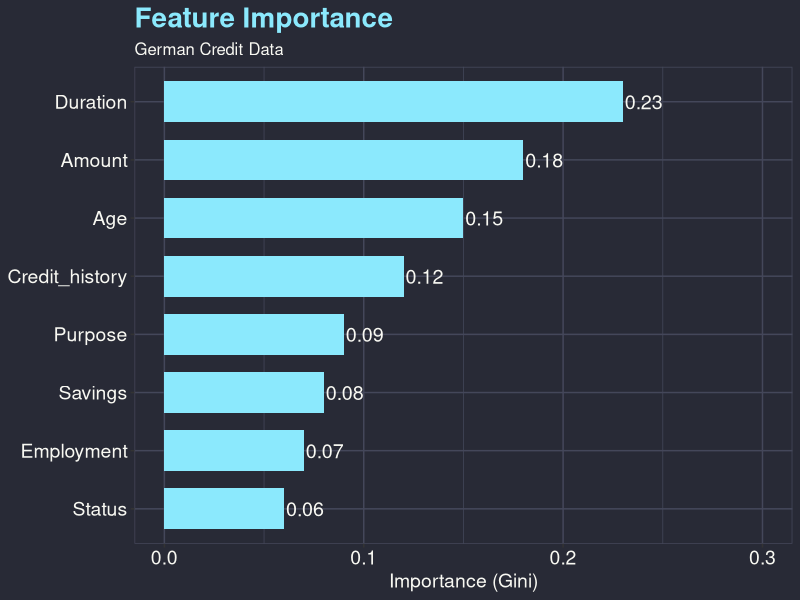
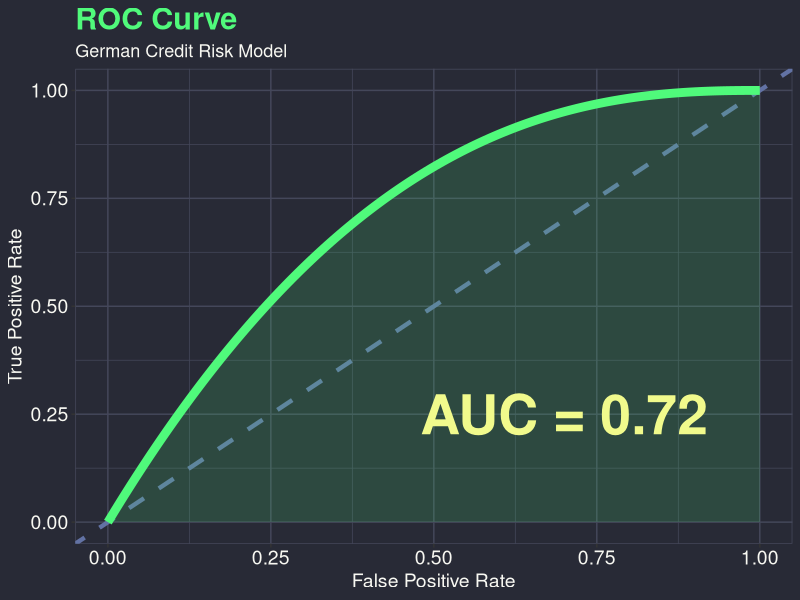
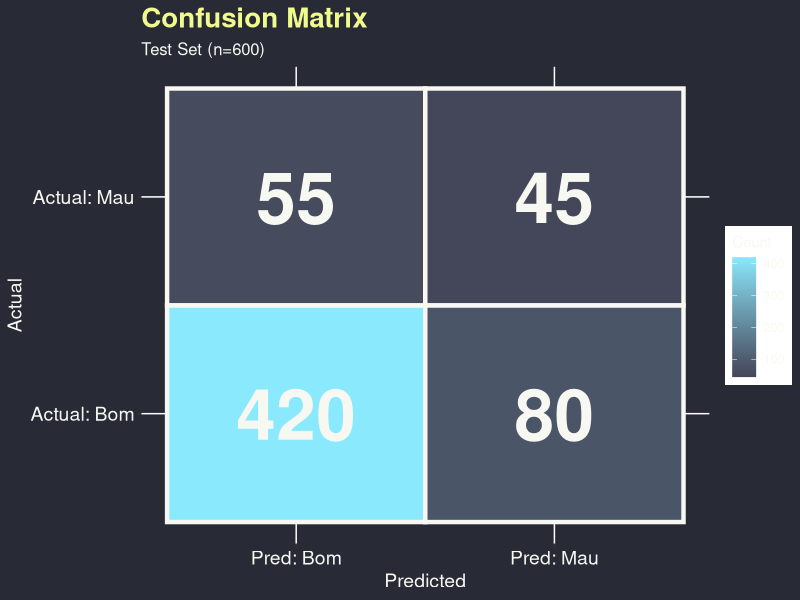

The R source for these figures, in order:
# HIGH CONTRAST plots for dark background

BG <- "#282a36"
BG2 <- "#44475a"
FG <- "#f8f8f2"
CYAN <- "#8be9fd"
YELLOW <- "#f1fa8c"
GREEN <- "#50fa7b"
PINK <- "#ff79c6"

library(ggplot2)

# ============================================================
# PLOT 1: Feature Importance - WHITE TEXT
# ============================================================
importance_df <- data.frame(
  Feature = c("Duration", "Amount", "Age", "Credit_history", "Purpose", 
              "Savings", "Employment", "Status"),
  Value = c(0.23, 0.18, 0.15, 0.12, 0.09, 0.08, 0.07, 0.06)
)

p1 <- ggplot(importance_df, aes(x = reorder(Feature, Value), y = Value)) +
  geom_col(fill = CYAN, width = 0.7) +
  coord_flip() +
  labs(title = "Feature Importance", subtitle = "German Credit Data",
       x = NULL, y = "Importance (Gini)") +
  # White text everywhere!
  theme(
    plot.background = element_rect(fill = BG, color = BG),
    panel.background = element_rect(fill = BG, color = BG2),
    panel.grid.major = element_line(color = BG2),
    panel.grid.minor = element_line(color = BG2),
    # FORCE white text
    text = element_text(color = FG, family = "sans"),
    axis.text = element_text(color = FG, size = 14),
    axis.title = element_text(color = FG, size = 14),
    plot.title = element_text(color = CYAN, size = 20, face = "bold"),
    plot.subtitle = element_text(color = FG, size = 12),
    legend.text = element_text(color = FG),
    legend.title = element_text(color = FG)
  ) +
  # Value labels in white
  geom_text(aes(label = sprintf("%.2f", Value)), 
            hjust = -0.05, color = FG, size = 5) +
  ylim(0, 0.30) +
  xlim(rev(reorder(importance_df$Feature, importance_df$Value)))

ggsave("/home/openclaw/.openclaw/workspace/reveal-cpvbcdd-202501/ciencia-dados/images/feature-importance.png", 
       plot = p1, width = 9, height = 5.5, dpi = 200, bg = BG)

cat("1. Feature Importance saved (white text)\n")

# ============================================================
# PLOT 2: ROC Curve - WHITE TEXT
# ============================================================
fpr <- seq(0, 1, length.out = 200)
tpr <- 1 - (1 - fpr)^2.5
roc_df <- data.frame(FPR = fpr, TPR = tpr)

p2 <- ggplot(roc_df, aes(x = FPR, y = TPR)) +
  geom_abline(linetype = "dashed", color = "#6272a4", linewidth = 1.5) +
  geom_line(color = GREEN, linewidth = 3) +
  geom_area(fill = GREEN, alpha = 0.15) +
  annotate("text", x = 0.7, y = 0.25, label = "AUC = 0.72", 
           color = YELLOW, size = 14, fontface = "bold", 
           family = "sans") +
  labs(title = "ROC Curve", subtitle = "German Credit Risk Model",
       x = "False Positive Rate", y = "True Positive Rate") +
  theme(
    plot.background = element_rect(fill = BG, color = BG),
    panel.background = element_rect(fill = BG, color = BG2),
    panel.grid.major = element_line(color = BG2),
    panel.grid.minor = element_line(color = BG2),
    # FORCE white text
    text = element_text(color = FG, family = "sans"),
    axis.text = element_text(color = FG, size = 14),
    axis.title = element_text(color = FG, size = 14),
    plot.title = element_text(color = GREEN, size = 22, face = "bold"),
    plot.subtitle = element_text(color = FG, size = 13)
  ) +
  xlim(0, 1) + ylim(0, 1)

ggsave("/home/openclaw/.openclaw/workspace/reveal-cpvbcdd-202501/ciencia-dados/images/roc-curve.png",
       plot = p2, width = 9, height = 5.5, dpi = 200, bg = BG)

cat("2. ROC Curve saved (white text)\n")

# ============================================================
# PLOT 3: Confusion Matrix - WHITE TEXT
# ============================================================
library(reshape2)

cm <- matrix(c(420, 80, 55, 45), nrow = 2, byrow = TRUE)
rownames(cm) <- c("Actual: Bom", "Actual: Mau")
colnames(cm) <- c("Pred: Bom", "Pred: Mau")
cm_df <- melt(cm)
names(cm_df) <- c("Actual", "Predicted", "Count")

p3 <- ggplot(cm_df, aes(x = Predicted, y = Actual, fill = Count)) +
  geom_tile(color = FG, linewidth = 1.5) +
  geom_text(aes(label = Count), color = FG, size = 18, fontface = "bold") +
  scale_fill_gradient(low = BG2, high = CYAN, name = "Count") +
  labs(title = "Confusion Matrix", subtitle = "Test Set (n=600)") +
  theme(
    plot.background = element_rect(fill = BG, color = BG),
    panel.background = element_rect(fill = BG),
    text = element_text(color = FG, family = "sans"),
    axis.text = element_text(color = FG, size = 14),
    axis.title = element_text(color = FG, size = 14),
    plot.title = element_text(color = YELLOW, size = 20, face = "bold"),
    plot.subtitle = element_text(color = FG, size = 12),
    legend.text = element_text(color = FG),
    legend.title = element_text(color = FG)
  )

ggsave("/home/openclaw/.openclaw/workspace/reveal-cpvbcdd-202501/ciencia-dados/images/confusion-matrix.png",
       plot = p3, width = 7, height = 5, dpi = 200, bg = BG)

cat("3. Confusion Matrix saved (white text)\n")

cat("\n=== All plots with WHITE labels on dark background ===\n")
